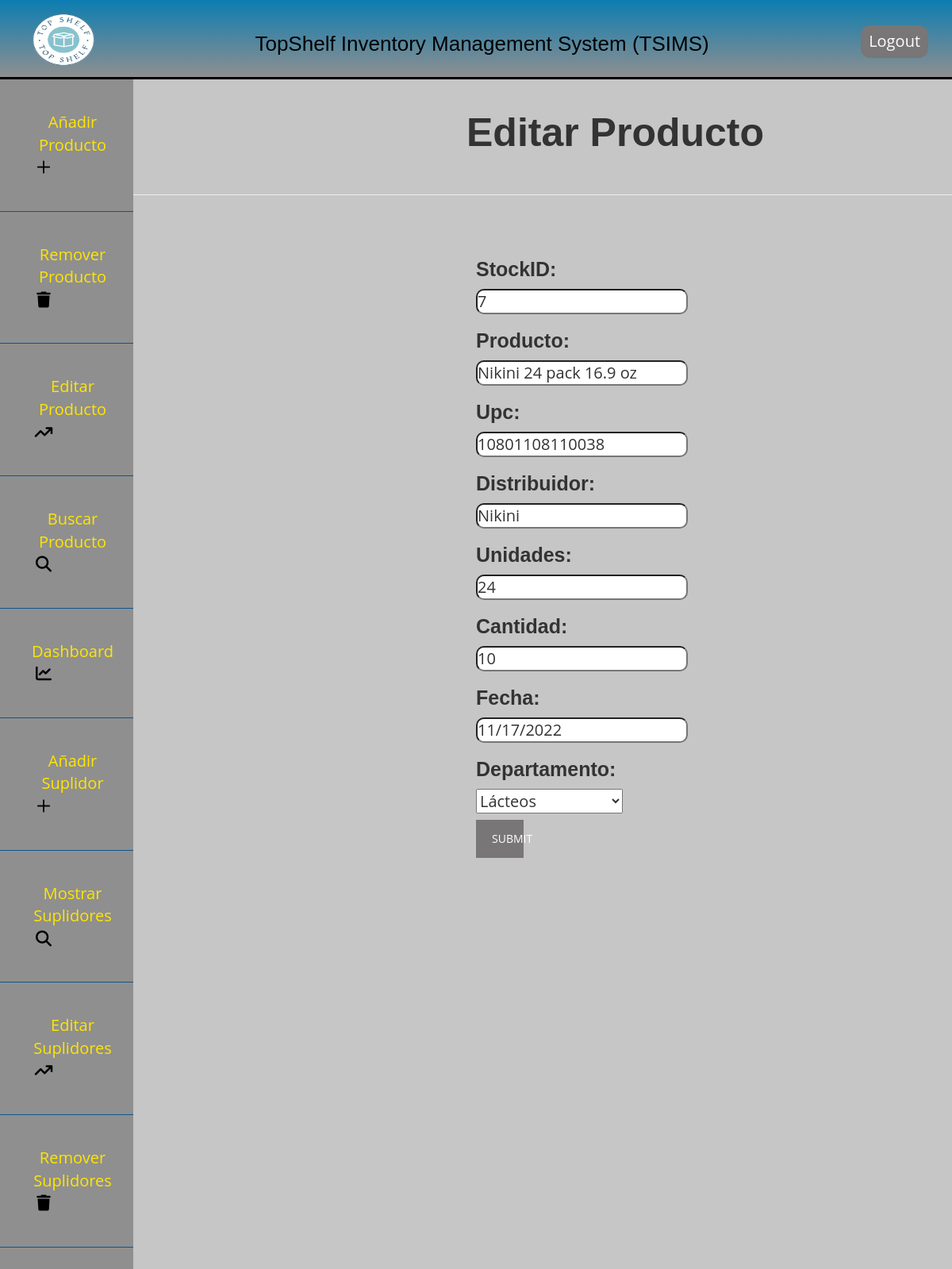
Page /index.php?page=update_stock.php&StockID=7 (signed in) on the committed database.
### tables this page shows
CREATE TABLE `stock` (
  `StockID` int(11) NOT NULL,
  `Producto` varchar(255) DEFAULT NULL,
  `Upc` varchar(24) DEFAULT NULL,
  `Distribuidor` varchar(255) DEFAULT NULL,
  `Unidades` int(11) DEFAULT NULL,
  `Cantidad` int(11) DEFAULT NULL,
  `Fecha` varchar(20) DEFAULT NULL,
  `Departamento` varchar(255) DEFAULT NULL
);

### update_stock.php (the view, shortened to what this page needs)
<?php
	include("dbconnect.php");
	$result = mysqli_query($db,"SELECT * FROM stock WHERE StockID='" . $_GET['StockID'] . "'");
	$row=mysqli_fetch_array($result);
?>
<html>
	<head>
		<link rel="stylesheet" href="styles.css">
	</head>
<body>
	<br>
	<h2 class="add_data">Editar Producto</h2>
	<br>
	<hr class="break">
	<br>
	<br>
	<div class="form">
	<form name="frmUser" method="post" action="">
	<h3>StockID:</h3>
	<input type="text" name="StockID" value="<?php echo $row['StockID']; ?>" readonly>
	<br/>
	<h3>Producto:</h3>
	<input type="text" name="Producto" class="txtField" value="<?php echo $row['Producto']; ?>">
	<br/>
	<h3>Upc:</h3>
	<input type="text" name="Upc" class="txtField" value="<?php echo $row['Upc']; ?>">
	<br/>
	<h3>Distribuidor:</h3>
	<input type="text" name="Distribuidor" class="txtField" value="<?php echo $row['Distribuidor']; ?>">
	<br/>
	<h3>Unidades:</h3>
	<input type="text" name="Unidades" class="txtField" value="<?php echo $row['Unidades']; ?>">
	<br/>
	<h3>Cantidad:</h3>
	<input type="text" name="Cantidad" class="txtField" value="<?php echo $row['Cantidad']; ?>">
	<br/>
	<h3>Fecha:</h3>
	<input type="text" name="Fecha" class="txtField" value="<?php echo $row['Fecha']; ?>">
	<br/>
	<h3>Departamento:</h3>
	<select name="Departamento" required value="<?php echo $row['Departamento']; ?>">
		<option>Lácteos</option>
	</select>
	<br/>
	<button class="submit" name="submit" type="submit" value="Submit">SUBMIT</button>
	</form>
	</div>
</body>
</html>

### styles.css (style rules this page uses)
* { text-decoration: none; margin: 0; padding: 0; box-sizing: border-box; font-family:'open sans', 'sans-serif'; }
body { font-family:Arial, Helvetica, sans-serif; }
button { background-color: rgb(120, 118, 118); color: white; padding: 14px 20px; margin: 8px 0; border: none; cursor: pointer; width: 10%; }
h2 { font-family:Arial, Helvetica, sans-serif; font-size: 14px; font-weight:bold; }
h3 { font-family:Arial, Helvetica, sans-serif; font-size: 25px; font-weight:bold; }
.form { padding-left: 50%; }
.add_data { font-size: 50px; padding-left: 49%; }
input { font-size:20px; border-radius: 10px; }
select { font-size:20px; }

### rows in the picture
stock: StockID "7", Producto "Nikini 24 pack 16.9 oz", Upc "10801108110038", Distribuidor "Nikini", Unidades "24", Cantidad "10", Fecha "11/17/2022", Departamento "Lácteos"
